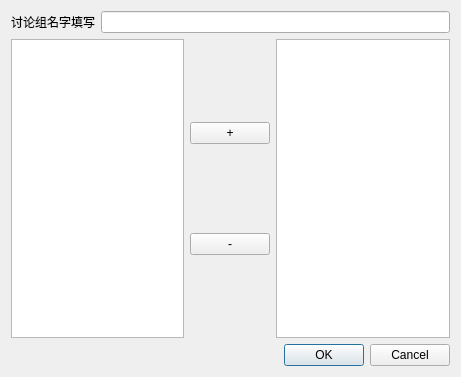
<?xml version="1.0" encoding="UTF-8"?>
<ui version="4.0">
 <class>CreateGroupDialog</class>
 <widget class="QDialog" name="CreateGroupDialog">
  <property name="geometry">
   <rect>
    <x>0</x>
    <y>0</y>
    <width>461</width>
    <height>377</height>
   </rect>
  </property>
  <property name="windowTitle">
   <string>Dialog</string>
  </property>
  <layout class="QVBoxLayout" name="verticalLayout_2">
   <item>
    <layout class="QHBoxLayout" name="horizontalLayout">
     <item>
      <widget class="QLabel" name="label">
       <property name="text">
        <string>讨论组名字填写</string>
       </property>
      </widget>
     </item>
     <item>
      <widget class="QLineEdit" name="groupName_LE"/>
     </item>
    </layout>
   </item>
   <item>
    <layout class="QHBoxLayout" name="horizontalLayout_3">
     <item>
      <widget class="QListWidget" name="selectList_LW"/>
     </item>
     <item>
      <layout class="QVBoxLayout" name="verticalLayout">
       <item>
        <widget class="QPushButton" name="moveRight_PB">
         <property name="text">
          <string>+</string>
         </property>
        </widget>
       </item>
       <item>
        <widget class="QPushButton" name="moveLeft_PB">
         <property name="text">
          <string>-</string>
         </property>
        </widget>
       </item>
      </layout>
     </item>
     <item>
      <widget class="QListWidget" name="addList_LW"/>
     </item>
    </layout>
   </item>
   <item>
    <widget class="QDialogButtonBox" name="buttonBox">
     <property name="orientation">
      <enum>Qt::Horizontal</enum>
     </property>
     <property name="standardButtons">
      <set>QDialogButtonBox::Cancel|QDialogButtonBox::Ok</set>
     </property>
    </widget>
   </item>
  </layout>
 </widget>
 <resources/>
 <connections>
  <connection>
   <sender>buttonBox</sender>
   <signal>accepted()</signal>
   <receiver>CreateGroupDialog</receiver>
   <slot>accept()</slot>
   <hints>
    <hint type="sourcelabel">
     <x>248</x>
     <y>254</y>
    </hint>
    <hint type="destinationlabel">
     <x>157</x>
     <y>274</y>
    </hint>
   </hints>
  </connection>
  <connection>
   <sender>buttonBox</sender>
   <signal>rejected()</signal>
   <receiver>CreateGroupDialog</receiver>
   <slot>reject()</slot>
   <hints>
    <hint type="sourcelabel">
     <x>316</x>
     <y>260</y>
    </hint>
    <hint type="destinationlabel">
     <x>286</x>
     <y>274</y>
    </hint>
   </hints>
  </connection>
 </connections>
</ui>
